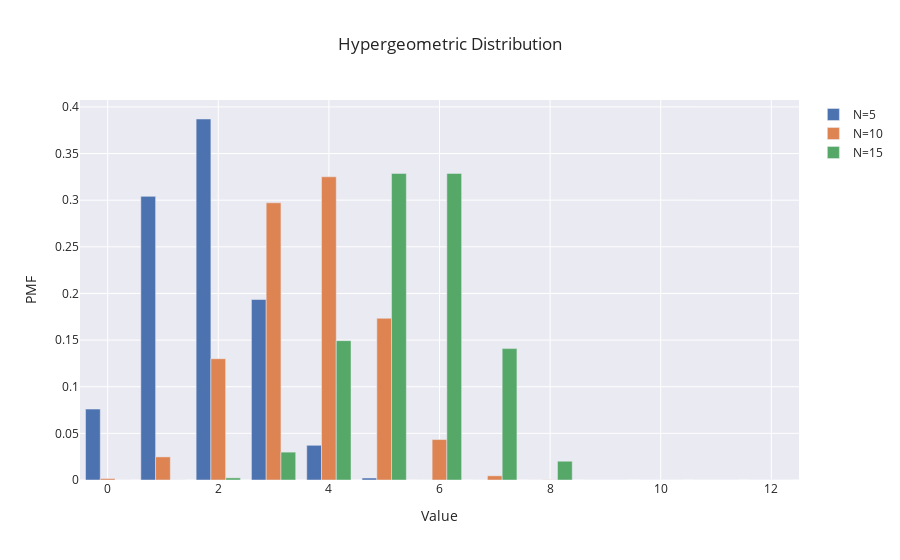

Here is the notebook cell this chart was saved with:
### Code cell
hypergeom_fig = go.Figure()
x = np.arange(0, 13)
M, n = 22, 8
for N in [5, 10, 15]:
    hypergeom_fig.add_trace(
        go.Bar(x=x, y=sts.hypergeom.pmf(x, M, n, N), name=f"N={N}")
        )
hypergeom_fig.update_layout(title="Hypergeometric Distribution", xaxis_title="Value", yaxis_title="PMF", barmode="group")

### Figure 1 — Plotly figure (JSON) as saved in the notebook; plotly's stock layout.template omitted (floating-point values rounded to 4 significant figures)
{"data": [{"name": "N=5", "type": "bar", "x": [0, 1, 2, 3, 4, 5, 6, 7, 8, 9, 10, 11, 12], "y": [0.07602, 0.3041, 0.387, 0.1935, 0.03721, 0.002127, 0, 0, 0, 0, 0, 0, 0]}, {"name": "N=10", "type": "bar", "x": [0, 1, 2, 3, 4, 5, 6, 7, 8, 9, 10, 11, 12], "y": [0.001548, 0.02477, 0.13, 0.2972, 0.3251, 0.1734, 0.04334, 0.004503, 0.0001407, 0, 0, 0, 0]}, {"name": "N=15", "type": "bar", "x": [0, 1, 2, 3, 4, 5, 6, 7, 8, 9, 10, 11, 12], "y": [0, 4.691e-05, 0.002299, 0.02988, 0.1494, 0.3287, 0.3287, 0.1409, 0.02012, 0, 0, 0, 0]}], "layout": {"barmode": "group", "title": {"text": "Hypergeometric Distribution"}, "xaxis": {"title": {"text": "Value"}}, "yaxis": {"title": {"text": "PMF"}}}}
